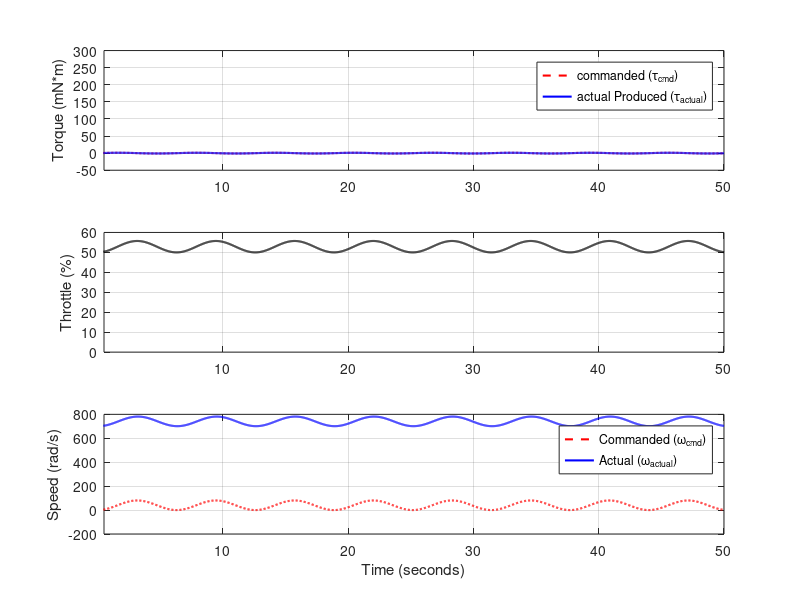

Here is the MATLAB script that generated this plot:
%%Torque-to-Throttle-to-Torque
clear; clc; close all;

Ts = 0.02;              
Jw = 2.4932e-5; %wheel inertia (kg*m^2)
t_end = 50.0;               
time = 0:Ts:t_end;
N = length(time);
throttle_offset = 50;

% sys_tf = (43.99 * z^-1) / (1 - 0.7224 * z^-1 + 0.05095 * z^-2)
b1 = 43.99;
a1 = -0.7224;
a2 = 0.05095;

rpm_to_rads = (2 * pi) / 60;


tau_cmd = zeros(1, N);     
omega_cmd = zeros(1, N);    
throttle = zeros(1, N);     


omega_rpm = zeros(1, N);   
omega_rads = zeros(1, N);   
alpha_rads = zeros(1, N);  
tau_actual = zeros(1, N);  


% tau_cmd(time >= 0.5 & time < 2.0) =  0.001; 
% tau_cmd(time >= 2.0 & time < 3.5) = -0.001; 

tau_cmd = 0.001*sin(1*time);


for k = 3:N
   
    % integrate commanded torque to find desired wheel speed
    omega_cmd(k) = omega_cmd(k-1) + (tau_cmd(k-1) / Jw) * Ts;
   
    K_tf = b1 / (1 + a1 + a2); 
    omega_cmd_rpm = omega_cmd(k) / rpm_to_rads;
    ideal_throttle = omega_cmd_rpm / K_tf;
    
    throttle_cmd = throttle_offset + ideal_throttle; 
   
    throttle(k) = max(0, min(100, throttle_cmd));

    % omega[k] = b1*u[k-1] - a1*omega[k-1] - a2*omega[k-2]
    omega_rpm(k) = b1 * throttle(k-1) - a1 * omega_rpm(k-1) - a2 * omega_rpm(k-2);
    
    omega_rads(k) = omega_rpm(k) * rpm_to_rads;

    alpha_rads(k) = (omega_rads(k) - omega_rads(k-1)) / Ts;
    
    tau_actual(k) = alpha_rads(k) * Jw;
end

figure('Position', [100, 100, 800, 600]);

start = 0.5;

subplot(3,1,1);
plot(time, tau_cmd * 1e3, 'r--', 'LineWidth', 1.5); hold on;
plot(time, tau_actual * 1e3, 'b', 'LineWidth', 1.5); xlim([start t_end]);
grid on; legend('commanded (\tau_{cmd})', 'actual Produced (\tau_{actual})');
ylabel('Torque (mN*m)');

subplot(3,1,2);
plot(time, throttle, 'k', 'LineWidth', 1.5); xlim([start t_end]);
grid on; ylabel('Throttle (%)');

subplot(3,1,3);
plot(time, omega_cmd, 'r--', 'LineWidth', 1.5); hold on; 
plot(time, omega_rads, 'b', 'LineWidth', 1.5);
grid on; legend('Commanded (\omega_{cmd})', 'Actual (\omega_{actual})');
ylabel('Speed (rad/s)'); xlabel('Time (seconds)');
xlim([start t_end]);
